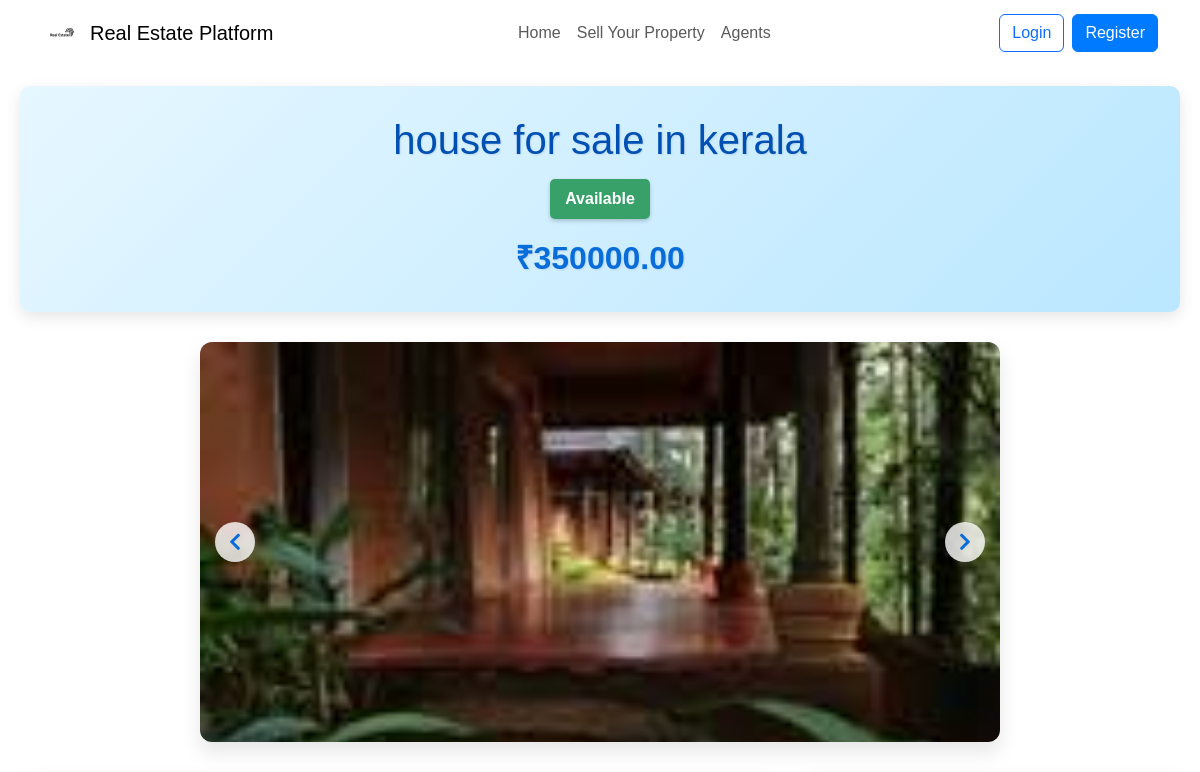
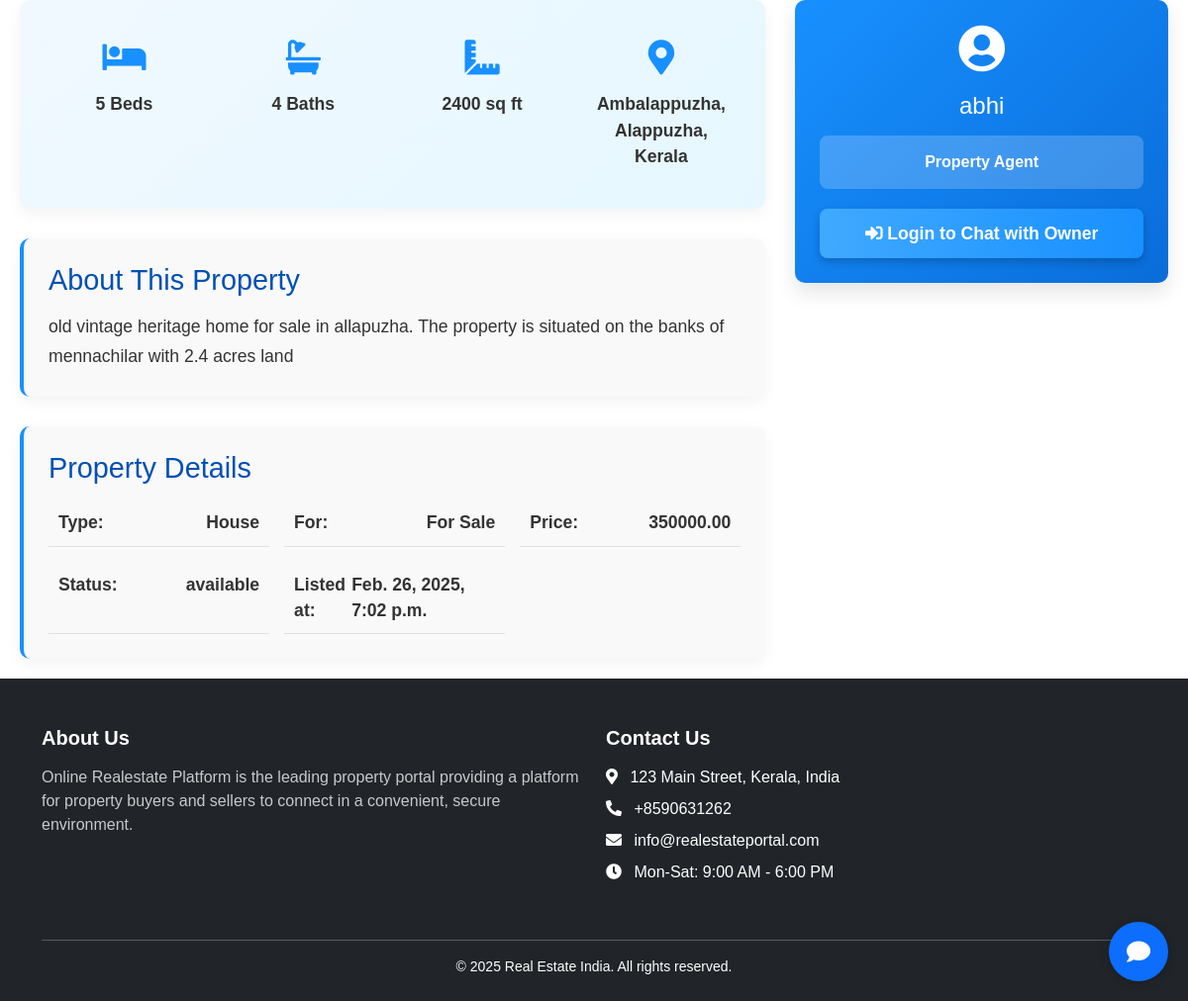
Screenshot of /properties/properties/1/ with the database file from the repository (2 pictures, top to bottom).
### properties/models.py (models this page shows, shortened)
class Property(models.Model):
    agent = models.ForeignKey(Agent, on_delete=models.CASCADE, related_name='properties', null=True, blank=True)
    user = models.ForeignKey(User, on_delete=models.CASCADE, related_name='properties')
    location = models.ForeignKey('Location', on_delete=models.CASCADE, related_name='properties')
    title = models.CharField(max_length=100)
    description = models.TextField()
    property_type = models.CharField(
        max_length=20,
        choices=[
            ('house', 'House'),
            ('apartment', 'Apartment'),
            ('land', 'Land'),
            ('commercial', 'Commercial')
        ]
    )
    type = models.CharField(
        max_length=20,
        choices=[
            ('sale', 'For Sale'),
            ('rent', 'For Rent'),
            ('lease', 'For Lease'),
        ]
    )
    price = models.DecimalField(max_digits=15, decimal_places=2)
    bedrooms = models.IntegerField(default=0)
    bathrooms = models.IntegerField(default=0)
    area_sqft = models.IntegerField(default=0)
    status = models.CharField(
        max_length=20,
        choices=[
            ('available', 'Available'),
            ('sold', 'Sold'),
            ('pending', 'Pending')
        ],
        default='available'
    )
    created_at = models.DateTimeField(default=timezone.now)
    updated_at = models.DateTimeField(auto_now=True)

class PropertyImage(models.Model):
    property = models.ForeignKey(Property, on_delete=models.CASCADE, related_name='images')
    image = models.ImageField(upload_to='property_images/')

class Location(models.Model):
    state = models.CharField(max_length=100)
    district = models.CharField(max_length=100)
    area = models.CharField(max_length=100)
    class Meta:
        unique_together = ('state', 'district', 'area')
    def __str__(self):
        return f"{self.area}, {self.district}, {self.state}"

### accounts/models.py (models this page shows, shortened)
class User(AbstractUser):
    phone_number = models.CharField(max_length=15, blank=True, null=True)
    role = models.CharField(
        max_length=10,
        choices=[('user', 'User'), ('admin', 'Admin')],
        default='user'
    )
    groups = models.ManyToManyField(
        "auth.Group",
        related_name="custom_user_set",  # Change related_name
        blank=True
    )
    user_permissions = models.ManyToManyField(
        "auth.Permission",
        related_name="custom_user_permissions_set",  # Change related_name
        blank=True
    )

### properties/views.py (the view)
# urls.py: path('properties/<int:pk>/', property_detail, name='property_detail'),
def property_detail(request, pk):
    property = get_object_or_404(Property, pk=pk)
    return render(request, 'properties/property_detail.html', {'property': property})

### properties/templates/properties/property_detail.html (shortened to what this page needs)
{% extends 'base.html' %}
{% load static %}
{% block content %}
<div class="property-detail-container">
    <div class="property-header">
        <div class="property-header-info">
            <h1>{{ property.title }}</h1>
            <div class="property-badge">{{ property.get_status_display }}</div>
            <div class="property-price">₹{{ property.price }}</div>
        </div>
    </div>
    <div class="gallery-container">
        <div id="propertyCarousel" class="carousel">
            <div class="carousel-inner">
                {% for image in property.images.all %}
                    <div class="carousel-item {% if forloop.first %}active{% endif %}">
                        <img src="{{ image.image.url }}" alt="{{ property.title }}">
                    </div>
                {% empty %}
                    <div class="carousel-item active">
                        <img src="https://via.placeholder.com/800x400?text=No+Image" alt="No Image">
                    </div>
                {% endfor %}
            </div>
            {% if property.images.count > 1 %}
                <div class="carousel-controls">
                    <button class="carousel-prev"><i class="fas fa-chevron-left"></i></button>
                    <button class="carousel-next"><i class="fas fa-chevron-right"></i></button>
                </div>
            {% endif %}
        </div>
    </div>
    <div class="content-grid">
        <div class="main-content">
            <div class="property-highlights">
                <div class="highlight-item">
                    <i class="fas fa-bed"></i>
                    <span>{{ property.bedrooms }} Beds</span>
                </div>
                <div class="highlight-item">
                    <i class="fas fa-bath"></i>
                    <span>{{ property.bathrooms }} Baths</span>
                </div>
                <div class="highlight-item">
                    <i class="fas fa-ruler-combined"></i>
                    <span>{{ property.area_sqft }} sq ft</span>
                </div>
                <div class="highlight-item">
                    <i class="fas fa-map-marker-alt"></i>
                    <span>{{ property.location }}</span>
                </div>
            </div>
            <div class="property-description">
                <h2>About This Property</h2>
                <p>{{ property.description }}</p>
            </div>
            <div class="property-features">
                <h2>Property Details</h2>
                <div class="features-grid">
                    <div class="feature-item">
                        <span>Type:</span>
                        <span>{{ property.get_property_type_display }}</span>
                    </div>
                    <div class="feature-item">
                        <span>For:</span>
                        <span>{{ property.get_type_display }}</span>
                    </div>
                    <div class="feature-item">
                        <span>Price:</span>
                        <span>{{ property.price }}</span>
                    </div>
                    <div class="feature-item">
                        <span>Status:</span>
                        <span>{{ property.status }} </span>
                    </div>
                    <div class="feature-item">
                        <span>Listed at:</span>
                        <span>{{ property.created_at}}</span>
                    </div>
                </div>
            </div>
        </div>
        <div class="contact-sidebar">
            <div class="contact-card">
                <div class="agent-info">
                    <i class="fas fa-user-circle"></i>
                    <h3>{{ property.user.username }}</h3>
                    <p>Property Agent</p>
                </div>
                {% if user.is_authenticated and user != property.user %}
                    <button id="inquiry-btn"><i class="fas fa-comments"></i> Start Chat with Owner</button>
                {% elif not user.is_authenticated %}
                    <a href="{% url 'login' %}?next={{ request.path }}"><i class="fas fa-sign-in-alt"></i> Login to Chat with Owner</a>
                {% else %}
                    <p><i class="fas fa-check-circle"></i> This is your property listing</p>
                {% endif %}
            </div>
        </div>
    </div>
</div>
{% endblock %}

### properties/static/css/property_details.css (style rules this page uses)
body { font-family: 'Arial', sans-serif; background: #ffffff; margin: 0; padding: 0; color: #333; }
.property-detail-container { max-width: 1200px; margin: 0 auto; padding: 20px; }
.property-header { background: linear-gradient(135deg, #e6f7ff 0%, #bae7ff 100%); padding: 30px; text-align: center; border-radius: 10px; margin-bottom: 30px; box-shadow: 0 5px 15px rgba(0, 0, 0, 0.1); }
.property-header-info h1 { font-size: 2.5rem; margin: 0; color: #0050b3; text-shadow: 1px 1px 2px rgba(0, 0, 0, 0.1); }
.property-badge { display: inline-block; margin-top: 15px; background-color: #38a169; padding: 8px 15px; color: #fff; border-radius: 5px; font-weight: bold; box-shadow: 0 2px 4px rgba(0, 0, 0, 0.2); }
.property-price { font-size: 2rem; font-weight: bold; color: #096dd9; margin-top: 15px; text-shadow: 1px 1px 2px rgba(0, 0, 0, 0.1); }
.gallery-container { margin: 30px 0; text-align: center; }
.carousel { position: relative; width: 100%; max-width: 800px; margin: 0 auto; border-radius: 12px; overflow: hidden; box-shadow: 0 10px 20px rgba(0, 0, 0, 0.1); }
.carousel-inner img { width: 100%; height: 400px; object-fit: cover; }
.carousel-item { display: none; }
.carousel-item.active { display: block; }
.carousel-prev, .carousel-next { position: absolute; top: 50%; transform: translateY(-50%); background-color: rgba(255, 255, 255, 0.8); color: #096dd9; border: none; width: 40px; height: 40px; border-radius: 50%; display: flex; align-items: center; justify-content: center; cursor: pointer; font-size: 1.2rem; transition: all 0.3s ease; z-index: 10; }
.carousel-prev { left: 15px; }
.carousel-next { right: 15px; }
.content-grid { display: grid; grid-template-columns: 2fr 1fr; gap: 30px; }
.main-content { display: flex; flex-direction: column; gap: 30px; }
.property-highlights { display: grid; grid-template-columns: repeat(auto-fit, minmax(140px, 1fr)); gap: 20px; background: linear-gradient(135deg, #f0f9ff 0%, #e6f7ff 100%); padding: 25px; border-radius: 10px; box-shadow: 0 5px 15px rgba(0, 0, 0, 0.05); }
.highlight-item { display: flex; flex-direction: column; align-items: center; text-align: center; font-size: 1.1rem; color: #333; padding: 15px; transition: transform 0.3s; }
.highlight-item i { font-size: 2.2rem; margin-bottom: 12px; color: #1890ff; }
.highlight-item span { font-weight: bold; margin-top: 5px; }
.property-description { background-color: #f9f9f9; padding: 25px; border-radius: 10px; box-shadow: 0 5px 15px rgba(0, 0, 0, 0.05); border-left: 4px solid #1890ff; }
.property-description h2 { font-size: 1.8rem; color: #0050b3; margin-bottom: 15px; margin-top: 0; }
.property-description p { font-size: 1.1rem; color: #333; line-height: 1.7; margin: 0; }
.property-features { background-color: #f9f9f9; padding: 25px; border-radius: 10px; box-shadow: 0 5px 15px rgba(0, 0, 0, 0.05); border-left: 4px solid #1890ff; }
.property-features h2 { font-size: 1.8rem; color: #0050b3; margin-bottom: 15px; margin-top: 0; }
.features-grid { display: grid; grid-template-columns: repeat(auto-fit, minmax(200px, 1fr)); gap: 15px; }
.feature-item { display: flex; justify-content: space-between; font-size: 1.1rem; color: #333; padding: 10px; border-bottom: 1px solid rgba(0, 0, 0, 0.1); }
.feature-item span { font-weight: bold; }
.contact-sidebar { align-self: start; }
.contact-card { background: linear-gradient(135deg, #1890ff 0%, #096dd9 100%); padding: 25px; border-radius: 10px; box-shadow: 0 10px 20px rgba(0, 0, 0, 0.1); text-align: center; }
.agent-info { margin-bottom: 20px; }
.agent-info i { font-size: 3rem; margin-bottom: 10px; color: #ffffff; }
.agent-info h3 { margin: 10px 0 5px; font-size: 1.5rem; color: #ffffff; }
.agent-info p { color: #e6f7ff; margin: 0; }
.contact-card a { display: block; background: linear-gradient(to right, #40a9ff, #1890ff); color: white; padding: 12px 20px; text-decoration: none; border-radius: 8px; font-size: 1.1rem; font-weight: bold; transition: all 0.3s ease; box-shadow: 0 4px 8px rgba(0, 0, 0, 0.2); margin-top: 15px; }
.contact-card p { background-color: rgba(255, 255, 255, 0.2); padding: 15px; border-radius: 8px; font-weight: bold; color: #ffffff; margin: 15px 0 0 0; }

### rows the page displays
Property: title "house for sale in kerala", status "Available", price "350000.00", bedrooms "5", bathrooms "4", area_sqft "2400", location "Ambalappuzha, Alappuzha, Kerala", description "old vintage heritage home for sale in allapuzha. The property is situated on the banks of mennachilar with 2.4 acres land", property_type "House", type "For Sale", status "available", created_at "Feb. 26, 2025, 7:02 p.m.", user.username "abhi"
PropertyImage: image (picture)
